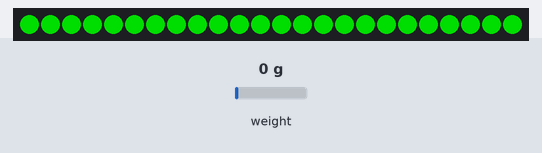
A sketch run on a simulated ATtiny85, built with avr-gcc and run on an emulated ATtiny85. On the bench: 24 RGB LEDs in strip order, left to right. Wiring (inferred from the names in the program): WS2812 LEDs: data PB1. The inputs (shaded band) are chosen by the test bench; at power-on: weight on the scale 0 g. Dim RGB values are drawn brighter than linear.

Above: at 2.6 s.
2.7 s: weight on the scale set to 22 g
4.2 s: weight on the scale set to 25 g
At 5.9 s:
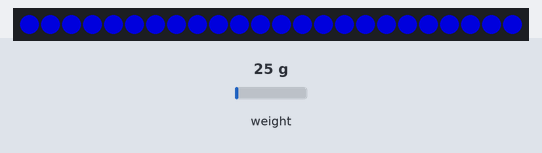
6.5 s: weight on the scale set to 1250 g
At 7.5 s:
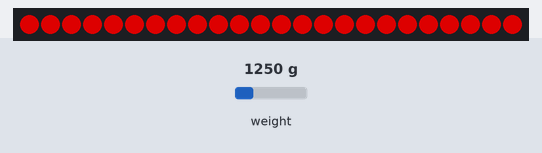
8.5 s: weight on the scale set to 100 g
At 10.2 s:
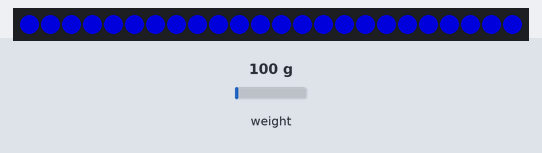
10.5 s: weight on the scale set to 2500 g
At 12.0 s:
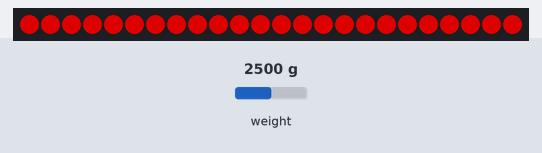
Timing chart, 0 to 13.5 s (numbered marks = the images above; inputs shaded):
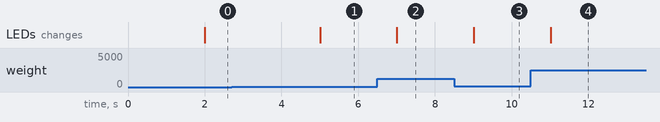

Measured:
- the behaviour switches between 23 and 24 g on weight on the scale (found by bisection; images 0 and 1)
- after the input at 2.7 s, every drawn part: stays the same
- after the input at 4.2 s, the LEDs: change after 0.81 s (image 1)
- after the input at 6.5 s, the LEDs: change after 0.51 s (image 2)
- after the input at 8.5 s, the LEDs: change after 0.51 s (image 3)
- after the input at 10.5 s, the LEDs: change after 0.52 s (image 4)

The sketch:

tilesweight.ino
```cpp
#include "HX711.h"
HX711 loadcell;

#include <tinyNeoPixel_Static.h>
#define PIN            1
#define NUMPIXELS      24
byte pixels[NUMPIXELS * 3];
tinyNeoPixel leds = tinyNeoPixel(NUMPIXELS, PIN, NEO_GRB, pixels);


void setup() {
  pinMode(PIN,OUTPUT);

  // 1. HX711 circuit wiring
  const int LOADCELL_DOUT_PIN = 2;
  const int LOADCELL_SCK_PIN = 7;

  // 2. Adjustment settings
  const long LOADCELL_OFFSET = 50682624;
  const long LOADCELL_DIVIDER = 5895655;

  // 3. Initialize library
  loadcell.begin(LOADCELL_DOUT_PIN, LOADCELL_SCK_PIN);
  loadcell.set_scale(LOADCELL_DIVIDER);
  loadcell.set_offset(LOADCELL_OFFSET);

  // 4. Acquire reading
  if (loadcell.wait_ready_timeout(2000)) {
      loadcell.set_scale();
      loadcell.tare();

  }
}

void loop() {
  long reading = loadcell.get_units(10);
  if(reading < 10000) {
    leds.fill(leds.Color(0, 150, 0), 0, 25);
  } else {
    if(reading < 400000){
    leds.fill(leds.Color(0, 0, 150), 0, 25);
    } else {
      leds.fill(leds.Color(150, 0, 0), 0, 25);
    }
  }
  leds.show();
}
```

tinyNeoPixel_Static.h
```cpp
// (licence header left out)
#ifndef TINYNEOPIXEL_H
#define TINYNEOPIXEL_H

#include <Arduino.h>

// The order of primary colors in the NeoPixel data stream can vary
// among device types, manufacturers and even different revisions of
// the same item.  The third parameter to the Adafruit_NeoPixel
// constructor encodes the per-pixel byte offsets of the red, green
// and blue primaries (plus white, if present) in the data stream --
// the following #defines provide an easier-to-use named version for
// each permutation.  e.g. NEO_GRB indicates a NeoPixel-compatible
// device expecting three bytes per pixel, with the first byte
// containing the green value, second containing red and third
// containing blue.  The in-memory representation of a chain of
// NeoPixels is the same as the data-stream order; no re-ordering of
// bytes is required when issuing data to the chain.

// Bits 5,4 of this value are the offset (0-3) from the first byte of
// a pixel to the location of the red color byte.  Bits 3,2 are the
// green offset and 1,0 are the blue offset.  If it is an RGBW-type
// device (supporting a white primary in addition to R,G,B), bits 7,6
// are the offset to the white byte...otherwise, bits 7,6 are set to
// the same value as 5,4 (red) to indicate an RGB (not RGBW) device.
// i.e. binary representation:
// 0bWWRRGGBB for RGBW devices
// 0bRRRRGGBB for RGB

// RGB NeoPixel permutations; white and red offsets are always same
// Offset:         W          R          G          B
#define NEO_RGB  ((0 << 6) | (0 << 4) | (1 << 2) | (2))
#define NEO_RBG  ((0 << 6) | (0 << 4) | (2 << 2) | (1))
#define NEO_GRB  ((1 << 6) | (1 << 4) | (0 << 2) | (2))
#define NEO_GBR  ((2 << 6) | (2 << 4) | (0 << 2) | (1))
#define NEO_BRG  ((1 << 6) | (1 << 4) | (2 << 2) | (0))
#define NEO_BGR  ((2 << 6) | (2 << 4) | (1 << 2) | (0))

// RGBW NeoPixel permutations; all 4 offsets are distinct
// Offset:         W          R          G          B
#define NEO_WRGB ((0 << 6) | (1 << 4) | (2 << 2) | (3))
#define NEO_WRBG ((0 << 6) | (1 << 4) | (3 << 2) | (2))
#define NEO_WGRB ((0 << 6) | (2 << 4) | (1 << 2) | (3))
#define NEO_WGBR ((0 << 6) | (3 << 4) | (1 << 2) | (2))
#define NEO_WBRG ((0 << 6) | (2 << 4) | (3 << 2) | (1))
#define NEO_WBGR ((0 << 6) | (3 << 4) | (2 << 2) | (1))

#define NEO_RWGB ((1 << 6) | (0 << 4) | (2 << 2) | (3))
#define NEO_RWBG ((1 << 6) | (0 << 4) | (3 << 2) | (2))
#define NEO_RGWB ((2 << 6) | (0 << 4) | (1 << 2) | (3))
#define NEO_RGBW ((3 << 6) | (0 << 4) | (1 << 2) | (2))
#define NEO_RBWG ((2 << 6) | (0 << 4) | (3 << 2) | (1))
#define NEO_RBGW ((3 << 6) | (0 << 4) | (2 << 2) | (1))

#define NEO_GWRB ((1 << 6) | (2 << 4) | (0 << 2) | (3))
#define NEO_GWBR ((1 << 6) | (3 << 4) | (0 << 2) | (2))
#define NEO_GRWB ((2 << 6) | (1 << 4) | (0 << 2) | (3))
#define NEO_GRBW ((3 << 6) | (1 << 4) | (0 << 2) | (2))
#define NEO_GBWR ((2 << 6) | (3 << 4) | (0 << 2) | (1))
#define NEO_GBRW ((3 << 6) | (2 << 4) | (0 << 2) | (1))

#define NEO_BWRG ((1 << 6) | (2 << 4) | (3 << 2) | (0))
#define NEO_BWGR ((1 << 6) | (3 << 4) | (2 << 2) | (0))
#define NEO_BRWG ((2 << 6) | (1 << 4) | (3 << 2) | (0))
#define NEO_BRGW ((3 << 6) | (1 << 4) | (2 << 2) | (0))
#define NEO_BGWR ((2 << 6) | (3 << 4) | (1 << 2) | (0))
#define NEO_BGRW ((3 << 6) | (2 << 4) | (1 << 2) | (0))

#define NEO_KHZ800 0x0000 ///< 800 KHz data transmission

// 400 kHz neopixels are virtually absent from the market today
// They are not supported.

// These two tables are declared outside the Adafruit_NeoPixel class
// because some boards may require oldschool compilers that don't
// handle the C++11 constexpr keyword.

/* A PROGMEM (flash mem) table containing 8-bit unsigned sine wave (0-255).
   Copy & paste this snippet into a Python REPL to regenerate:

  import math
  for x in range(256):
    print("{:3},".format(int((math.sin(x/128.0*math.pi)+1.0)*127.5 + 0.5))),
    if x&15 == 15: print
*/
static const uint8_t PROGMEM _NeoPixelSineTable[256] = {
  128,131,134,137,140,143,146,149,152,155,158,162,165,167,170,173,
  176,179,182,185,188,190,193,196,198,201,203,206,208,211,213,215,
  218,220,222,224,226,228,230,232,234,235,237,238,240,241,243,244,
  245,246,248,249,250,250,251,252,253,253,254,254,254,255,255,255,
  255,255,255,255,254,254,254,253,253,252,251,250,250,249,248,246,
  245,244,243,241,240,238,237,235,234,232,230,228,226,224,222,220,
  218,215,213,211,208,206,203,201,198,196,193,190,188,185,182,179,
  176,173,170,167,165,162,158,155,152,149,146,143,140,137,134,131,
  128,124,121,118,115,112,109,106,103,100, 97, 93, 90, 88, 85, 82,
   79, 76, 73, 70, 67, 65, 62, 59, 57, 54, 52, 49, 47, 44, 42, 40,
   37, 35, 33, 31, 29, 27, 25, 23, 21, 20, 18, 17, 15, 14, 12, 11,
   10,  9,  7,  6,  5,  5,  4,  3,  2,  2,  1,  1,  1,  0,  0,  0,
    0,  0,  0,  0,  1,  1,  1,  2,  2,  3,  4,  5,  5,  6,  7,  9,
   10, 11, 12, 14, 15, 17, 18, 20, 21, 23, 25, 27, 29, 31, 33, 35,
   37, 40, 42, 44, 47, 49, 52, 54, 57, 59, 62, 65, 67, 70, 73, 76,
   79, 82, 85, 88, 90, 93, 97,100,103,106,109,112,115,118,121,124};

/* Similar to above, but for an 8-bit gamma-correction table.
   Copy & paste this snippet into a Python REPL to regenerate:
  import math
  for x in range(256):
    print("{:3},".format(int((math.sin(x/128.0*math.pi)+1.0)*127.5 + 0.5))),
    if x&15 == 15: print
*/
static const uint8_t PROGMEM _NeoPixelGammaTable[256] = {
    0,  0,  0,  0,  0,  0,  0,  0,  0,  0,  0,  0,  0,  0,  0,  0,
    0,  0,  0,  0,  0,  0,  0,  0,  1,  1,  1,  1,  1,  1,  1,  1,
    1,  1,  1,  1,  2,  2,  2,  2,  2,  2,  2,  2,  3,  3,  3,  3,
    3,  3,  4,  4,  4,  4,  5,  5,  5,  5,  5,  6,  6,  6,  6,  7,
    7,  7,  8,  8,  8,  9,  9,  9, 10, 10, 10, 11, 11, 11, 12, 12,
   13, 13, 13, 14, 14, 15, 15, 16, 16, 17, 17, 18, 18, 19, 19, 20,
   20, 21, 21, 22, 22, 23, 24, 24, 25, 25, 26, 27, 27, 28, 29, 29,
   30, 31, 31, 32, 33, 34, 34, 35, 36, 37, 38, 38, 39, 40, 41, 42,
   42, 43, 44, 45, 46, 47, 48, 49, 50, 51, 52, 53, 54, 55, 56, 57,
   58, 59, 60, 61, 62, 63, 64, 65, 66, 68, 69, 70, 71, 72, 73, 75,
   76, 77, 78, 80, 81, 82, 84, 85, 86, 88, 89, 90, 92, 93, 94, 96,
   97, 99,100,102,103,105,106,108,109,111,112,114,115,117,119,120,
  122,124,125,127,129,130,132,134,136,137,139,141,143,145,146,148,
  150,152,154,156,158,160,162,164,166,168,170,172,174,176,178,180,
  182,184,186,188,191,193,195,197,199,202,204,206,209,211,213,215,
  218,220,223,225,227,230,232,235,237,240,242,245,247,250,252,255};


typedef uint8_t  neoPixelType;

class tinyNeoPixel {

 public:

  // Constructor: number of LEDs, pin number, LED type
  tinyNeoPixel(uint16_t n, uint8_t p, neoPixelType t,uint8_t *pxl);
  ~tinyNeoPixel();

  void
    show(void),
    setPin(uint8_t p),
    setPixelColor(uint16_t n, uint8_t r, uint8_t g, uint8_t b),
    setPixelColor(uint16_t n, uint8_t r, uint8_t g, uint8_t b, uint8_t w),
    setPixelColor(uint16_t n, uint32_t c),
    fill(uint32_t c = 0, uint16_t first = 0, uint16_t count = 0),
    setBrightness(uint8_t),
    clear();
  uint8_t
   *getPixels(void) const,
    getBrightness(void) const;
  int8_t
    getPin(void) { return pin; };
  uint16_t
    numPixels(void) const;
  uint32_t
    getPixelColor(uint16_t n) const;
  /*!
    @brief   An 8-bit integer sine wave function, not directly compatible
             with standard trigonometric units like radians or degrees.
    @param   x  Input angle, 0-255; 256 would loop back to zero, completing
                the circle (equivalent to 360 degrees or 2 pi radians).
                One can therefore use an unsigned 8-bit variable and simply
                add or subtract, allowing it to overflow/underflow and it
                still does the expected contiguous thing.
    @return  Sine result, 0 to 255, or -128 to +127 if type-converted to
             a signed int8_t, but you'll most likely want unsigned as this
             output is often used for pixel brightness in animation effects.
  */
  static uint8_t    sine8(uint8_t x) {
    return pgm_read_byte(&_NeoPixelSineTable[x]); // 0-255 in, 0-255 out
  }
  /*!
    @brief   An 8-bit gamma-correction function for basic pixel brightness
             adjustment. Makes color transitions appear more perceptially
             correct.
    @param   x  Input brightness, 0 (minimum or off/black) to 255 (maximum).
    @return  Gamma-adjusted brightness, can then be passed to one of the
             setPixelColor() functions. This uses a fixed gamma correction
             exponent of 2.6, which seems reasonably okay for average
             NeoPixels in average tasks. If you need finer control you'll
             need to provide your own gamma-correction function instead.
  */
  static uint8_t    gamma8(uint8_t x) {
    return pgm_read_byte(&_NeoPixelGammaTable[x]); // 0-255 in, 0-255 out
  }
  /*!
    @brief   Convert separate red, green and blue values into a single
             "packed" 32-bit RGB color.
    @param   r  Red brightness, 0 to 255.
    @param   g  Green brightness, 0 to 255.
    @param   b  Blue brightness, 0 to 255.
    @return  32-bit packed RGB value, which can then be assigned to a
             variable for later use or passed to the setPixelColor()
             function. Packed RGB format is predictable, regardless of
             LED strand color order.
  */
  static uint32_t   Color(uint8_t r, uint8_t g, uint8_t b) {
    return ((uint32_t)r << 16) | ((uint32_t)g <<  8) | b;
  }
  /*!
    @brief   Convert separate red, green, blue and white values into a
             single "packed" 32-bit WRGB color.
    @param   r  Red brightness, 0 to 255.
    @param   g  Green brightness, 0 to 255.
    @param   b  Blue brightness, 0 to 255.
    @param   w  White brightness, 0 to 255.
    @return  32-bit packed WRGB value, which can then be assigned to a
             variable for later use or passed to the setPixelColor()
             function. Packed WRGB format is predictable, regardless of
             LED strand color order.
  */
  static uint32_t   Color(uint8_t r, uint8_t g, uint8_t b, uint8_t w) {
    return ((uint32_t)w << 24) | ((uint32_t)r << 16) | ((uint32_t)g <<  8) | b;
  }
  static uint32_t   ColorHSV(uint16_t hue, uint8_t sat = 255, uint8_t val = 255);
  /*!
    @brief   A gamma-correction function for 32-bit packed RGB or WRGB
             colors. Makes color transitions appear more perceptially
             correct.
    @param   x  32-bit packed RGB or WRGB color.
    @return  Gamma-adjusted packed color, can then be passed in one of the
             setPixelColor() functions. Like gamma8(), this uses a fixed
             gamma correction exponent of 2.6, which seems reasonably okay
             for average NeoPixels in average tasks. If you need finer
             control you'll need to provide your own gamma-correction
             function instead.
  */
  static uint32_t   gamma32(uint32_t x);
#ifndef DISABLEMILLIS
  inline bool
    canShow(void) { return (micros() - endTime) >= 50L; }
#else
  inline bool
    canShow(void) {return 1;} //we don't have micros here;
#endif


 private:

  boolean
    begun;         // true if begin() previously called
  uint16_t
    numLEDs,       // Number of RGB LEDs in strip
    numBytes;      // Size of 'pixels' buffer below (3 or 4 bytes/pixel)
  int8_t
    pin;           // Output pin number (-1 if not yet set)
  uint8_t
    brightness,
   *pixels,        // Holds LED color values (3 or 4 bytes each)
    rOffset,       // Index of red byte within each 3- or 4-byte pixel
    gOffset,       // Index of green byte
    bOffset,       // Index of blue byte
    wOffset;       // Index of white byte (same as rOffset if no white)
  uint32_t
    endTime;       // Latch timing reference
  volatile uint8_t
    *port;         // Output PORT register
  uint8_t
    pinMask;       // Output PORT bitmask

};

#endif // TINYNEOPIXEL_H
```
